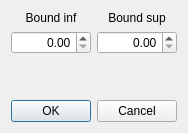
<?xml version="1.0" encoding="UTF-8"?>
<ui version="4.0">
 <class>GAddFossilDialog</class>
 <widget class="QDialog" name="GAddFossilDialog">
  <property name="windowModality">
   <enum>Qt::WindowModal</enum>
  </property>
  <property name="enabled">
   <bool>true</bool>
  </property>
  <property name="geometry">
   <rect>
    <x>0</x>
    <y>0</y>
    <width>400</width>
    <height>300</height>
   </rect>
  </property>
  <property name="sizePolicy">
   <sizepolicy hsizetype="Fixed" vsizetype="Fixed">
    <horstretch>0</horstretch>
    <verstretch>0</verstretch>
   </sizepolicy>
  </property>
  <property name="windowTitle">
   <string>New fossil find</string>
  </property>
  <property name="modal">
   <bool>true</bool>
  </property>
  <layout class="QVBoxLayout" name="verticalLayout_2">
   <property name="sizeConstraint">
    <enum>QLayout::SetFixedSize</enum>
   </property>
   <item>
    <layout class="QVBoxLayout" name="verticalLayout">
     <property name="sizeConstraint">
      <enum>QLayout::SetMinimumSize</enum>
     </property>
     <item>
      <layout class="QGridLayout" name="gridLayout">
       <property name="sizeConstraint">
        <enum>QLayout::SetFixedSize</enum>
       </property>
       <item row="1" column="1">
        <widget class="QDoubleSpinBox" name="doubleSpinBox_sup">
         <property name="alignment">
          <set>Qt::AlignRight|Qt::AlignTrailing|Qt::AlignVCenter</set>
         </property>
        </widget>
       </item>
       <item row="0" column="0">
        <widget class="QLabel" name="label">
         <property name="sizePolicy">
          <sizepolicy hsizetype="Preferred" vsizetype="Minimum">
           <horstretch>0</horstretch>
           <verstretch>0</verstretch>
          </sizepolicy>
         </property>
         <property name="text">
          <string>Bound inf</string>
         </property>
         <property name="alignment">
          <set>Qt::AlignCenter</set>
         </property>
        </widget>
       </item>
       <item row="1" column="0">
        <widget class="QDoubleSpinBox" name="doubleSpinBox_inf">
         <property name="alignment">
          <set>Qt::AlignRight|Qt::AlignTrailing|Qt::AlignVCenter</set>
         </property>
        </widget>
       </item>
       <item row="0" column="1">
        <widget class="QLabel" name="label_2">
         <property name="sizePolicy">
          <sizepolicy hsizetype="Preferred" vsizetype="Fixed">
           <horstretch>0</horstretch>
           <verstretch>0</verstretch>
          </sizepolicy>
         </property>
         <property name="text">
          <string>Bound sup</string>
         </property>
         <property name="alignment">
          <set>Qt::AlignCenter</set>
         </property>
        </widget>
       </item>
      </layout>
     </item>
    </layout>
   </item>
   <item>
    <spacer name="verticalSpacer">
     <property name="orientation">
      <enum>Qt::Vertical</enum>
     </property>
     <property name="sizeHint" stdset="0">
      <size>
       <width>20</width>
       <height>40</height>
      </size>
     </property>
    </spacer>
   </item>
   <item>
    <widget class="QDialogButtonBox" name="buttonBox">
     <property name="sizePolicy">
      <sizepolicy hsizetype="Expanding" vsizetype="Fixed">
       <horstretch>0</horstretch>
       <verstretch>0</verstretch>
      </sizepolicy>
     </property>
     <property name="orientation">
      <enum>Qt::Horizontal</enum>
     </property>
     <property name="standardButtons">
      <set>QDialogButtonBox::Cancel|QDialogButtonBox::Ok</set>
     </property>
    </widget>
   </item>
  </layout>
 </widget>
 <resources/>
 <connections>
  <connection>
   <sender>buttonBox</sender>
   <signal>accepted()</signal>
   <receiver>GAddFossilDialog</receiver>
   <slot>accept()</slot>
   <hints>
    <hint type="sourcelabel">
     <x>227</x>
     <y>278</y>
    </hint>
    <hint type="destinationlabel">
     <x>157</x>
     <y>274</y>
    </hint>
   </hints>
  </connection>
  <connection>
   <sender>buttonBox</sender>
   <signal>rejected()</signal>
   <receiver>GAddFossilDialog</receiver>
   <slot>reject()</slot>
   <hints>
    <hint type="sourcelabel">
     <x>295</x>
     <y>284</y>
    </hint>
    <hint type="destinationlabel">
     <x>286</x>
     <y>274</y>
    </hint>
   </hints>
  </connection>
  <connection>
   <sender>doubleSpinBox_inf</sender>
   <signal>valueChanged(double)</signal>
   <receiver>GAddFossilDialog</receiver>
   <slot>changeInf(double)</slot>
   <hints>
    <hint type="sourcelabel">
     <x>110</x>
     <y>50</y>
    </hint>
    <hint type="destinationlabel">
     <x>386</x>
     <y>113</y>
    </hint>
   </hints>
  </connection>
  <connection>
   <sender>doubleSpinBox_sup</sender>
   <signal>valueChanged(double)</signal>
   <receiver>GAddFossilDialog</receiver>
   <slot>changeSup(double)</slot>
   <hints>
    <hint type="sourcelabel">
     <x>306</x>
     <y>51</y>
    </hint>
    <hint type="destinationlabel">
     <x>335</x>
     <y>95</y>
    </hint>
   </hints>
  </connection>
 </connections>
 <slots>
  <slot>changeInf(double)</slot>
  <slot>changeSup(double)</slot>
 </slots>
</ui>
